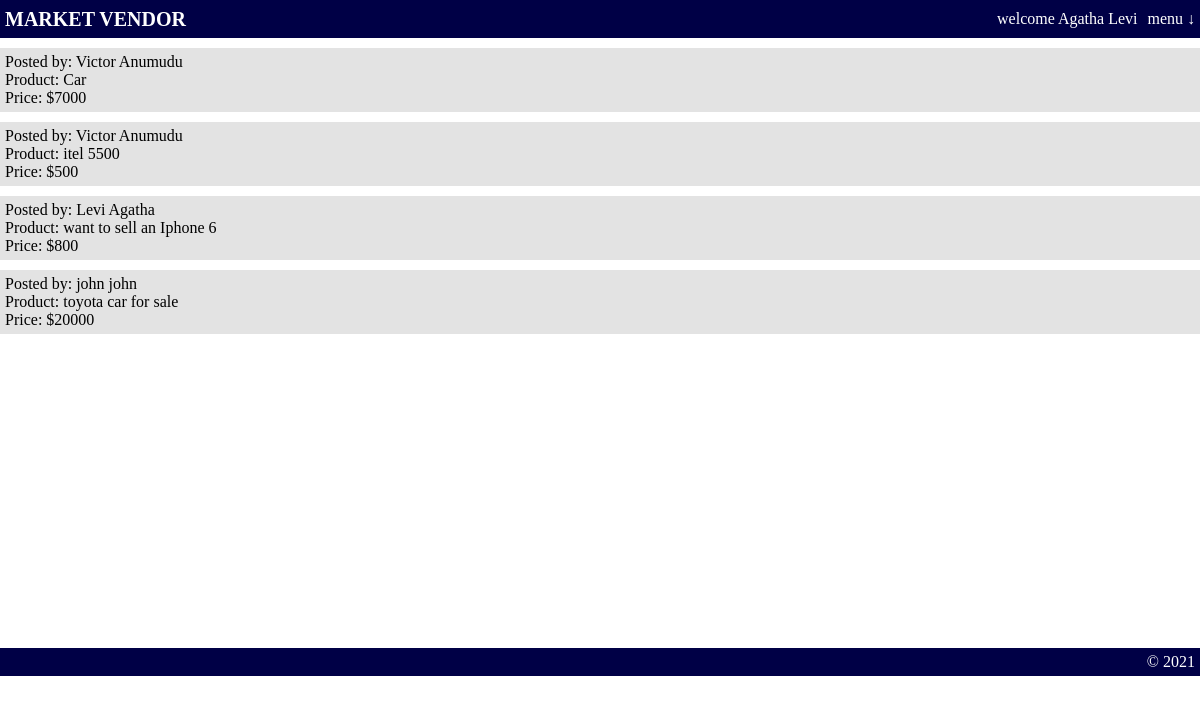
/shared/index.php (signed in), run on the app's committed database.
### tables this page shows
CREATE TABLE `product` (
  `product_id` int(11) NOT NULL,
  `user_id` int(11) NOT NULL,
  `product_name` varchar(100) NOT NULL,
  `product_price` varchar(10) NOT NULL
);

CREATE TABLE `users` (
  `user_id` int(11) NOT NULL,
  `first_name` varchar(50) NOT NULL,
  `last_name` varchar(50) NOT NULL,
  `user_email` varchar(50) NOT NULL,
  `user_name` varchar(50) NOT NULL,
  `user_password` longtext NOT NULL
);

### shared/index.php (the view, shortened to what this page needs)
<?php
    if(!isset($_SESSION['username'])){
        header("location: login.php");
    } else {
        $id = $_SESSION['id'];
        require_once("db_connection.php");
        if(isset($_GET['id'])){
            $sql = "SELECT product.product_id, product.user_id, product.product_name, ";
            $sql .= "product.product_price, users.first_name, users.last_name FROM product ";
            $sql .= "JOIN users ON users.user_id = product.user_id WHERE product.user_id =?";
            $stmt = $connection->prepare($sql);
            $stmt->bind_param("i", $id);
            $stmt->execute();
            $result = $stmt->get_result();
            if($result->num_rows > 0) {
                while($row = $result->fetch_assoc()) {
                    $products[] = $row;
                }
            } else {
                $products = [];
            }
        }
        else {
            $sql = "SELECT product.product_id, product.user_id, product.product_name, ";
            $sql .= "product.product_price, users.first_name, users.last_name FROM product ";
            $sql .= "JOIN users ON users.user_id = product.user_id";
            $stmt = $connection->prepare($sql);
            $stmt->execute();
            $result = $stmt->get_result();
            if($result->num_rows > 0) {
                while($row = $result->fetch_assoc()) {
                    $products[] = $row;
                }
            } else {
                $products = [];
            }
        }
    }
?>
<!DOCTYPE html>
<html lang="en">
<head>
</head>
<body>
    <?php require "header.php" ?>
    <main>
        <?php for($i = 0; $i < count($products); $i++) {?>
            <div class="post">
                <p>Posted by: <?php echo "{$products[$i]['first_name']} {$products[$i]['last_name']}" ?></p>
                <p>Product: <?php echo $products[$i]['product_name'] ?></p>
                <p>Price: $<?php echo $products[$i]['product_price'] ?></p>
            </div>
        <?php } ?>
    </main>
    <?php require "footer.php" ?>
</body>
</html>

### shared/index.php (style rules this page uses)
* { padding: 0; margin: 0; box-sizing: border-box; }
main { min-height: 600px; }
.post { background-color: #e3e3e3; padding: 5px; margin: 10px 0; }

### data on the page
product: user.first_name "Victor", user.last_name "Anumudu", product_name "Car", product_price "7000"
product: user.first_name "Victor", user.last_name "Anumudu", product_name "itel 5500", product_price "500"
product: user.first_name "Levi", user.last_name "Agatha", product_name "want to sell an Iphone 6", product_price "800"
product: user.first_name "john", user.last_name "john", product_name "toyota car for sale", product_price "20000"

### other printed values
$lastname "Agatha"
$firstname "Levi"
